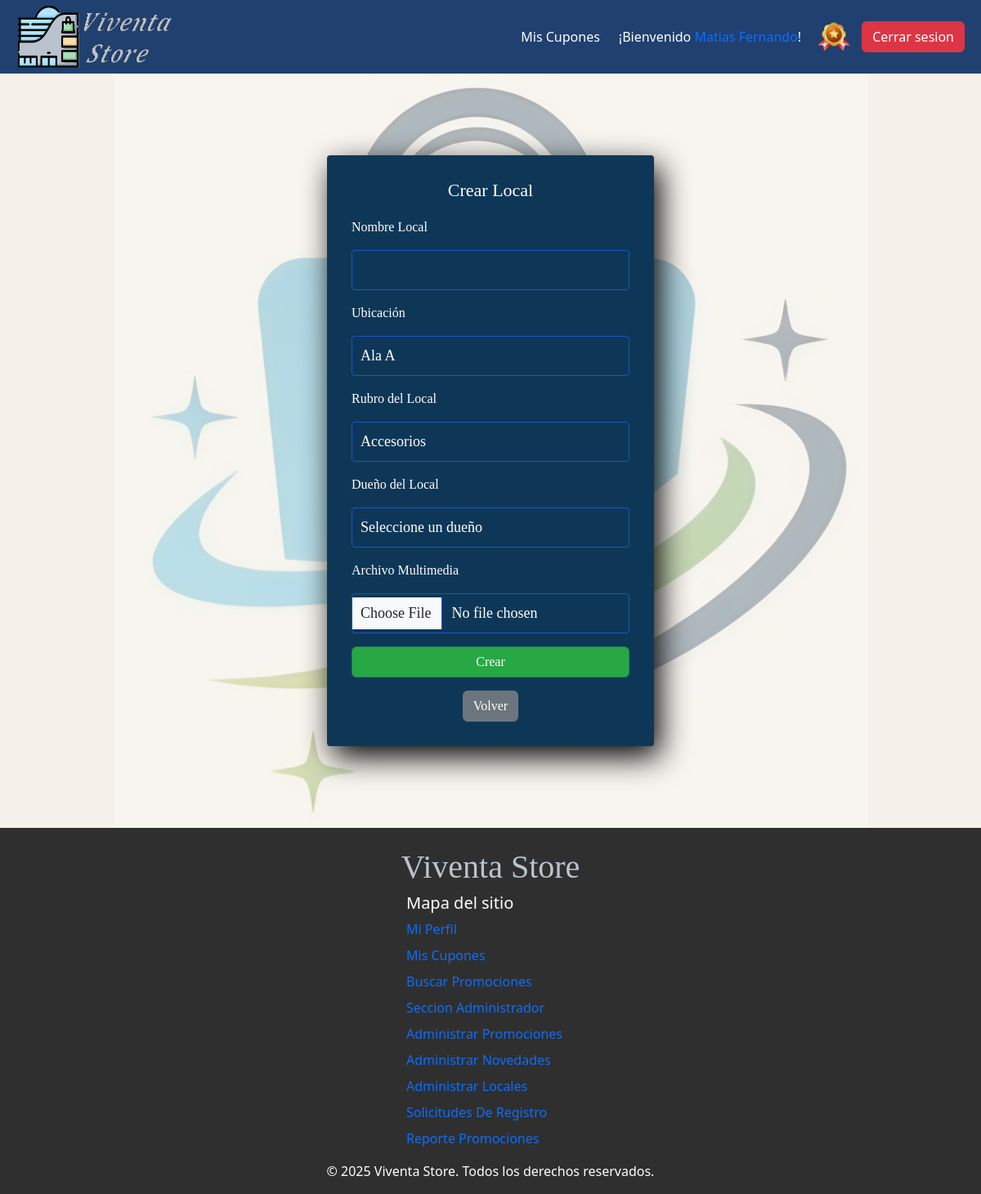
The app's page /Administrador/Crear.php?tipo=local (signed in) with its own data.
### tables this page shows
CREATE TABLE `usuario` (
  `cod_usuario` int(11) NOT NULL AUTO_INCREMENT,
  `email` varchar(50) NOT NULL,
  `clave` varchar(255) NOT NULL,
  `nombre_usuario` varchar(30) NOT NULL,
  PRIMARY KEY (`cod_usuario`)
);

CREATE TABLE `cliente` (
  `cod_usuario` int(11) NOT NULL,
  `categoria_cliente` varchar(10) NOT NULL,
  `confirmado` tinyint(1) NOT NULL,
  `token_confirmacion` varchar(255) NOT NULL,
  PRIMARY KEY (`cod_usuario`),
  CONSTRAINT `cliente_ibfk_1` FOREIGN KEY (`cod_usuario`) REFERENCES `usuario` (`cod_usuario`) ON DELETE CASCADE ON UPDATE CASCADE
);

### Includes/funciones.php (called while the page is built, shortened)
<?php
function consultaSQL($sql_consulta)
{
    include("conexion.inc");
    $resultados = mysqli_query($link, $sql_consulta);
    return $resultados;
}

### Administrador/Crear.php (the view, shortened to what this page needs)
<?php
require "../Includes/conexion.inc";
include_once("../Includes/funciones.php");
$tipo = $_GET['tipo'] ?? '';
$folder = "Administrador";
$pestaña = "Crear " . ucfirst($tipo);
$archivosVolver = [
    'local' => 'AdministrarLocales.php',
    'novedad' => 'AdministrarNovedades.php'
];
if ($tipo === 'local') {
    $rubros = ['Accesorios', 'Deportes', 'Electro', 'Estetica', 'Gastronomia', 'Calzado', 'Indumentaria', 'Varios'];
}
?>
<!DOCTYPE html>
<html lang="es">
<head>
    <?php include("../Includes/head.php"); ?>
</head>
<body>
    <header>
        <?php include("../Includes/header.php"); ?>
    </header>
    <main class="FondoDueñoAdministrador">
        <section class="form-register">
            <h4>Crear <?= ucfirst($tipo) ?></h4>
            <form method="post" enctype="multipart/form-data">
                <?php if ($tipo === 'local'): ?>
                    <p>Nombre Local</p>
                    <input type="text" name="nombre_local" required class="controls" value="<?= htmlspecialchars($_POST['nombre_local'] ?? '') ?>">
                    <p>Ubicación</p>
                    <select name="ubicacion_local" class="form-control controls" required>
                        <?php foreach (['Ala A', 'Ala B', 'Ala C', 'Ala D', 'Ala E'] as $opcion): ?>
                            <option value="<?= $opcion ?>" <?= (($_POST['ubicacion_local'] ?? '') === $opcion) ? 'selected' : '' ?>><?= $opcion ?></option>
                        <?php endforeach; ?>
                    </select>
                    <p>Rubro del Local</p>
                    <select name="rubro_local" class="form-control controls" required>
                        <?php foreach ($rubros as $rubro): ?>
                            <option value="<?= $rubro ?>" <?= (($_POST['rubro_local'] ?? '') === $rubro) ? 'selected' : '' ?>><?= $rubro ?></option>
                        <?php endforeach; ?>
                    </select>
                    <p>Dueño del Local</p>
                    <select name="cod_usuario" class="form-control controls" required>
                        <option value="">Seleccione un dueño</option>
                    </select>
                <?php endif; ?>
                <p>Archivo Multimedia</p>
                <input type="file" name="archivoMultimedia" class="form-control controls" required>
                <div class="text-center mt-3">
                    <button class="btn btn-success boton-enviar" type="submit">Crear</button>
                    <a href="<?= $archivosVolver[$tipo] ?>" class="btn btn-secondary">Volver</a>
                </div>
            </form>
        </section>
    </main>
    <footer class="seccion-footer d-flex flex-column justify-content-center align-items-center pt-4">
        <?php include("../Includes/footer.php"); ?>
    </footer>
</body>
</html>

### Includes/header.php (shortened to what this page needs)
<?php
include_once("funciones.php");
if (isset($_SESSION['tipo_usuario']) && isset($_SESSION['cod_usuario'])) {
  $tipo_usuario = $_SESSION['tipo_usuario'];
  $estaLogueado = "logueado";
  $cod_usuario = $_SESSION['cod_usuario'];
  $res = consultaSQL("SELECT nombre_usuario FROM usuario WHERE cod_usuario = '$cod_usuario'");
  $row = mysqli_fetch_assoc($res);
  $vnombre_usuario = $row['nombre_usuario'] ?? '';
  if ($_SESSION['tipo_usuario'] == "cliente") {
    $res = consultaSQL("SELECT categoria_cliente FROM cliente WHERE cod_usuario = '$cod_usuario'");
    $row = mysqli_fetch_assoc($res);
    $categoria_cliente = $row['categoria_cliente'] ?? '';
  }
} else {
  $estaLogueado = "noLogueado";
}
if ($folder == "Administrador" or $folder == "Cliente" or $folder == "Dueño" or $folder == "Principal") {
  $rutaSalirCarpeta = "..";
} else {
  $rutaSalirCarpeta = ".";
}
if ($folder == "Administrador") {
  $rutaLogo = "/Administrador/SeccionAdministrador.php";
} elseif ($folder == "Dueño") {
  $rutaLogo = "/Dueño/SeccionDueñoLocal.php";
} else {
  $rutaLogo = "/Principal/Index.php";
}
?>
<nav class="navbar navbar-expand-lg bg-body-tertiary" aria-label="Barra de navegación principal">
  <div class="container-fluid top-bar">
    <a class="navbar-brand" href="<?= $rutaSalirCarpeta ?><?= $rutaLogo ?>">
      <img class="logo" src="<?= $rutaSalirCarpeta ?>/Imagenes/Logo-titulo.png" alt="Logo Viventa Store" />
    </a>
    <div class="collapse navbar-collapse flex-direction-row justify-content-end colapsado" id="navbarNav">
      <ul class="navbar-nav" aria-label="Opciones de navegación">
        <?php if ($estaLogueado == "logueado"): ?>
          <?php if ($tipo_usuario == "cliente"): ?>
            <li class="nav-item">
              <a class="nav-link <?= ($pestaña == 'Mis Cupones') ? 'active' : '' ?>" aria-current="page" href="<?= $rutaSalirCarpeta ?>/Cliente/MisCupones.php">
                <p>Mis Cupones</p>
              </a>
            </li>
            <li class="nav-item">
              <p style="color:white; margin-right:1rem;">¡Bienvenido <a style="margin: 0;" href="<?= $rutaSalirCarpeta ?>/Cliente/MiPerfil.php"><?= $vnombre_usuario ?></a>!</p>
            </li>
            <li class="nav-item">
              <img style="" class="imagen_categoria_cliente" src="<?= $rutaSalirCarpeta ?>/Imagenes/categoria-<?= $categoria_cliente ?>.png" alt="Categoría cliente <?= $categoria_cliente ?>">
            </li>
          <?php else: ?>
            <li class="nav-item">
              <p style="color:white">¡Bienvenido <b><?= $vnombre_usuario ?></b>!</p>
            </li>
          <?php endif; ?>
          <li class="nav-item">
            <button type="button" style="margin-left: 10px;" class="btn btn-danger" data-bs-toggle="modal" data-bs-target="#cerrar-sesion">Cerrar sesion</button>
          </li>
        <?php endif; ?>
      </ul>
    </div>
  </div>
</nav>

### Styles/style.css (style rules this page uses)
.boton-enviar { background-color: #28a745; margin-bottom: 1rem; width: 100%; }
.controls { width: 100%; background: #0e3757ff; padding: 10px; border-radius: 4px; margin-bottom: 16px; border: 1px solid #1f53c5; font-family: "calibri"; font-size: 18px; color: white; }
.FondoDueñoAdministrador { position: relative; z-index: 0; overflow: hidden; min-height: 100%; margin: 0; padding: 0; background-size: cover; }
.FondoDueñoAdministrador::before { content: ""; position: absolute; top: 0; left: 0; width: 100%; height: 100%; background-image: url("../Imagenes/LogoFondo.png"); background-size: contain; background-repeat: no-repeat; background-position: center; opacity: 0.3; z-index: -1; }
.form-register { width: 400px; margin: 100px auto; height: auto; background: #0e3757ff; padding: 30px; border-radius: 4px; font-family: "calibri"; color: white; box-shadow: 7px 13px 37px #000; }
.form-register a { color: white; text-decoration: none; }
.form-register h4 { font-size: 22px; margin-bottom: 20px; text-align: center; }

### Styles/style-general.css (style rules this page uses)
body { margin: 0; background-color: #f5f1ea; display: flex; flex-direction: column; min-height: 100vh; }
main { flex: 1; display: flex; flex-direction: column; justify-content: center; align-items: center; min-height: 80vh; }
.top-bar { min-height: 80px; display: flex; justify-content: space-between; align-items: center; padding: 0px 20px; margin: 0px; background-color: #204070; }
.navbar { margin: 0; padding: 0; }
.logo { width: 12rem; height: 5rem; }
nav a { text-decoration: none; margin-right: 15px; font-size: 16px; transition: filter 0.3s ease; }
.colapsado ul { display: flex; flex-direction: column; align-items: center; }
.colapsado p { color: white; margin: auto; }
.imagen_categoria_cliente { width: 3rem; max-height: 3rem; }
.seccion-footer { background-color: #2f2f2f; color: #f5f6f7; }

### records on screen
usuario: nombre_usuario "Matias Fernando"
cliente: categoria_cliente (picture)

### other values on screen
$tipo "Local"
$item "Mi Perfil"
$item "Mis Cupones"
$item "Buscar Promociones"
$item "Seccion Administrador"
$item "Administrar Promociones"
$item "Administrar Novedades"
$item "Administrar Locales"
$item "Solicitudes De Registro"
$item "Reporte Promociones"
form field ubicacion_local "Ala A"
form field rubro_local "Accesorios"
